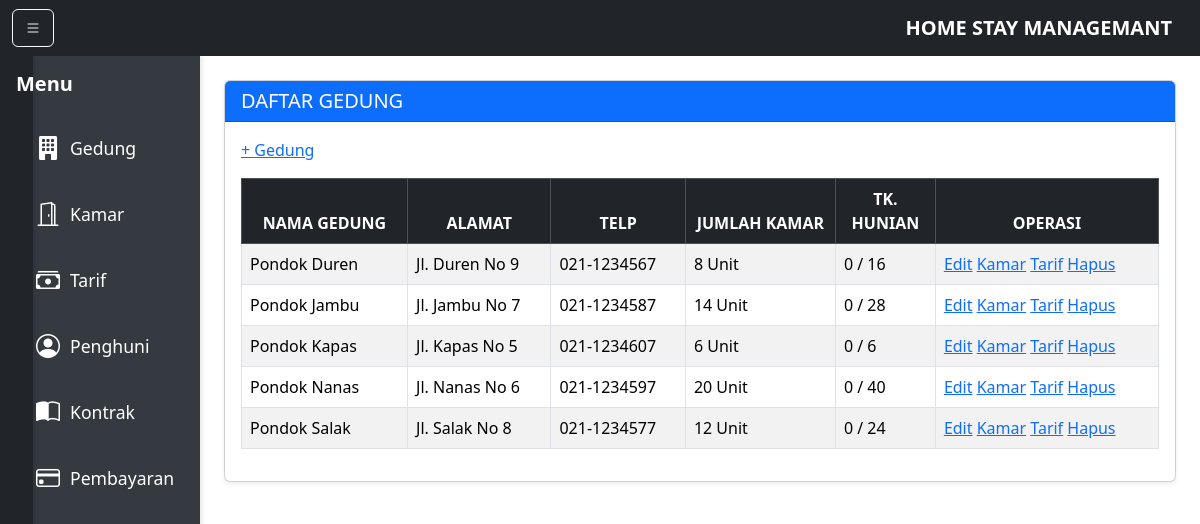
The page / on the database its author committed.
### tables this page shows
CREATE TABLE gedung (
    kodeGedung VARCHAR(4) NOT NULL PRIMARY KEY,
    namaGedung VARCHAR(40) NOT NULL,
    alamat TINYTEXT,
    telp VARCHAR(16),
    jmKamar INT UNSIGNED
);

### lib/class.gedung.inc.php (the view, shortened to what this page needs)
<?php
require("class.crud.inc.php");
class gedung extends dbcrud
{
	function listGedung($limit=0)
	{
		$sql = "SELECT * FROM gedung ORDER BY namaGedung LIMIT $limit,".rows;
		$qry = $this->transact($sql);
		while($r = $qry->fetch()){
			$occupancies = $this->occulevel($r['kodeGedung']);
			echo "
			<tr>
			   <td>".$r['namaGedung']."</td>
			   <td>".$r['alamat']."</td>
			   <td class='alg-r'>".$r['telp']."</td>
			   <td class='alg-r'>".$r['jmKamar']." Unit</td>
			   <td class='alg-r'>".$occupancies."</td>
			   <td>
			     <a href='./?menu=modify&data=gedung&id=".$r['kodeGedung']."'>Edit</a>
			     <a href='./?menu=kamar&id=".$r['kodeGedung']."'>Kamar</a>
			     <a href='./?menu=klkmr&kg=".$r['kodeGedung']."'>Tarif</a>
			     <a href='act-gedung.php?mod=del&id=".$r['kodeGedung']."' onclick=\"return confirm('Yakin ingin menghapus gedung ini?');\">Hapus</a>
			   </td>
			</tr>
			";
		}
	}
	function occulevel($kdGedung){
		$sql = "SELECT sum(occupancy) tkHunian ,sum(dayaTampung) kapasitas
				FROM kamar where kodeGedung= ? ";
		$qry = $this->transact($sql,array($kdGedung));
		$r = $qry->fetch();
		return($r['tkHunian'].' / '.$r['kapasitas']);
	}
}
?>

### index.php (shortened to what this page needs)
<!DOCTYPE html>
<html lang="en">
<head>
  <link href="https://cdn.jsdelivr.net/npm/bootstrap@5.3.2/dist/css/bootstrap.min.css" rel="stylesheet">
  <link rel="stylesheet" href="https://cdn.jsdelivr.net/npm/bootstrap-icons@1.11.3/font/bootstrap-icons.min.css">
</head>
<body>
  <?php include('nav/top-nav.php'); ?>
  <div class="container-fluid">
    <div class="row">
      <div id="sidebar" class="col-md-2 p-0">
        <?php include('nav/side-nav.php'); ?>
      </div>
      <div id="main-content" class="col-md-10">
        <?php include("content.php"); ?>
      </div>
    </div>
  </div>
</body>
</html>

### nav/top-nav.php (shortened to what this page needs)
<nav class="navbar navbar-dark bg-dark">
  <div class="container-fluid">
    <link rel="stylesheet" href="https://cdn.jsdelivr.net/npm/bootstrap-icons@1.10.5/font/bootstrap-icons.css">
    <button
      class="btn btn-outline-light me-3"
      type="button"
      id="toggleSidebarBtn"
      aria-controls="sidebar"
      aria-expanded="true"
      aria-label="Toggle navigation"
    >
      <i class="bi bi-list"></i>
    </button>
    <a class="navbar-brand fw-bold" href="#">HOME STAY MANAGEMANT</a>
  </div>
</nav>

### nav/side-nav.php (shortened to what this page needs)
<div id="sidebar" class="collapse show col-md-2 bg-dark text-white min-vh-100">
  <div class="p-3">
    <h4 class="text-white mb-4">Menu</h4>
    <ul class="nav flex-column">
      <li class="nav-item">
        <a class="nav-link text-white" href="index.php?menu=gedung"><i class="bi bi-building-fill"></i> Gedung</a>
      </li>
      <li class="nav-item">
        <a class="nav-link text-white" href="index.php?menu=kamar"><i class="bi bi-door-open"></i> Kamar</a>
      </li>
      <li class="nav-item">
        <a class="nav-link text-white" href="index.php?menu=tarif"><i class="bi bi-cash-stack"></i> Tarif</a>
      </li>
      <li class="nav-item">
        <a class="nav-link text-white" href="index.php?menu=penghuni"><i class="bi bi-person-circle"></i> Penghuni</a>
      </li>
      <li class="nav-item">
        <a class="nav-link text-white" href="index.php?menu=kontrak"><i class="bi bi-book-half"></i> Kontrak</a>
      </li>
      <li class="nav-item">
        <a class="nav-link text-white" href="index.php?menu=bayar"><i class="bi bi-credit-card"></i>  Pembayaran</a>
      </li>
    </ul>
  </div>
</div>

### content.php (shortened to what this page needs)
<?php
$menu = $_GET['menu'] ?? 'gedung';
?>
<div class="container py-4">
  <div class="card shadow-sm">
    <div class="card-header bg-primary text-white">
      <h5 class="mb-0">
        <?php judulin($menu); ?>
      </h5>
    </div>
    <div class="card-body">
      <?php
        switch($menu){
          case 'gedung'   : include ('list-gedung.php'); break;
        }
      ?>
    </div>
  </div>
</div>
<?php
function judulin($list){
  switch($list){
    case 'gedung': echo "DAFTAR GEDUNG"; break;
  }
}
?>

### list-gedung.php
<?php
require("./lib/class.gedung.inc.php");
$gdg = new gedung();
?>
<div class="mb-3">
  <?php $gdg->addBtn('gedung', 'Gedung', 'btn btn-outline-primary border-2 rounded-pill shadow-sm px-4'); ?>
</div>
<div class="table-responsive">
  <table class="table table-striped table-bordered table-hover align-middle">
    <thead class="table-dark text-center">
      <tr>
        <th>NAMA GEDUNG</th>
        <th>ALAMAT</th>
        <th>TELP</th>
        <th width="150">JUMLAH KAMAR</th>
        <th width="100">TK. HUNIAN</th>
        <th>OPERASI</th>
      </tr>
    </thead>
    <tbody>
      <?php $gdg->listGedung(0); ?>
    </tbody>
  </table>
</div>

### lib/class.crud.inc.php (shortened to what this page needs)
<?php
class dbcrud
{
   function transact($sql,$data=array()){
	   include('koneksi.inc.php');
	   $tqry=$conn->prepare($sql);
	   $tqry->execute($data);
	   return($tqry);
   }
   function addBtn($data,$label){
	   echo "
	   <div class='addBar'>
	     <a class='addBtn' href='./?menu=form&data=".$data."'>+ ".$label."</a>
	   </div>
	   ";
   }
}
?>

### index.php (style rules this page uses)
body { overflow-x: hidden; }
#sidebar { background-color: #343a40; color: white; min-height: 100vh; transition: all 0.3s ease; }
#sidebar a { color: white; text-decoration: none; }
#main-content { transition: all 0.3s ease; }

### nav/top-nav.php (style rules this page uses)
#sidebar { background-color: #343a40; color: white; min-height: 100vh; transition: all 0.3s ease; }
#main-content { transition: all 0.3s ease; }
#toggleSidebarBtn i { transition: transform 0.3s ease; }

### nav/side-nav.php (style rules this page uses)
#sidebar { background-color: #343a40; color: white; min-height: 100vh; box-shadow: 2px 0px 5px rgba(0, 0, 0, 0.1); transition: all 0.3s ease-in-out; }
#sidebar .nav-link { display: flex; align-items: center; padding: 10px 20px; font-size: 1.1rem; border-radius: 8px; transition: background-color 0.3s ease, color 0.3s ease; }
#sidebar .nav-link i { margin-right: 10px; font-size: 1.5rem; }
#sidebar h4 { font-size: 1.25rem; font-weight: bold; color: #f8f9fa; }
.nav-item { margin-bottom: 10px; }

### rows shown on the page
gedung: namaGedung "Pondok Duren", alamat "Jl. Duren No 9", telp "021-1234567", jmKamar "8", occupancies "0 / 16"
gedung: namaGedung "Pondok Jambu", alamat "Jl. Jambu No 7", telp "021-1234587", jmKamar "14", occupancies "0 / 28"
gedung: namaGedung "Pondok Kapas", alamat "Jl. Kapas No 5", telp "021-1234607", jmKamar "6", occupancies "0 / 6"
gedung: namaGedung "Pondok Nanas", alamat "Jl. Nanas No 6", telp "021-1234597", jmKamar "20", occupancies "0 / 40"
gedung: namaGedung "Pondok Salak", alamat "Jl. Salak No 8", telp "021-1234577", jmKamar "12", occupancies "0 / 24"

### other values the page prints
$label "Gedung"
